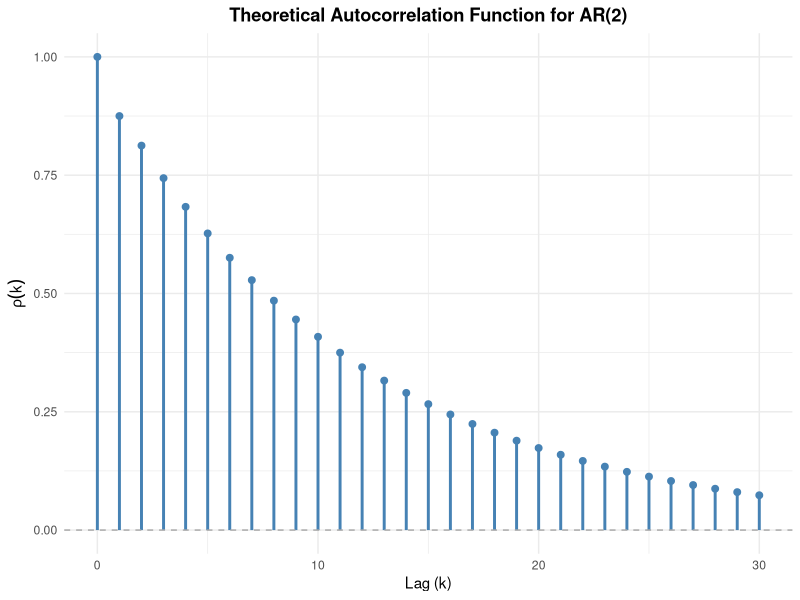
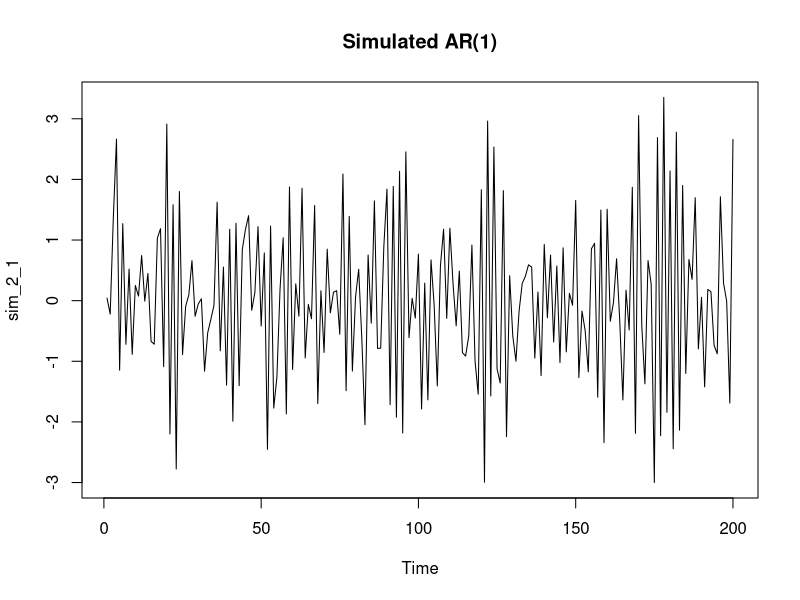
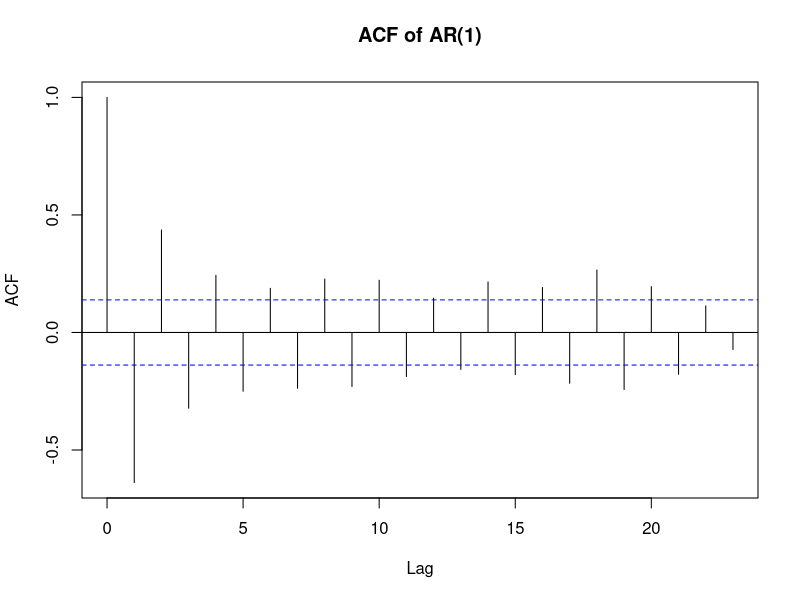
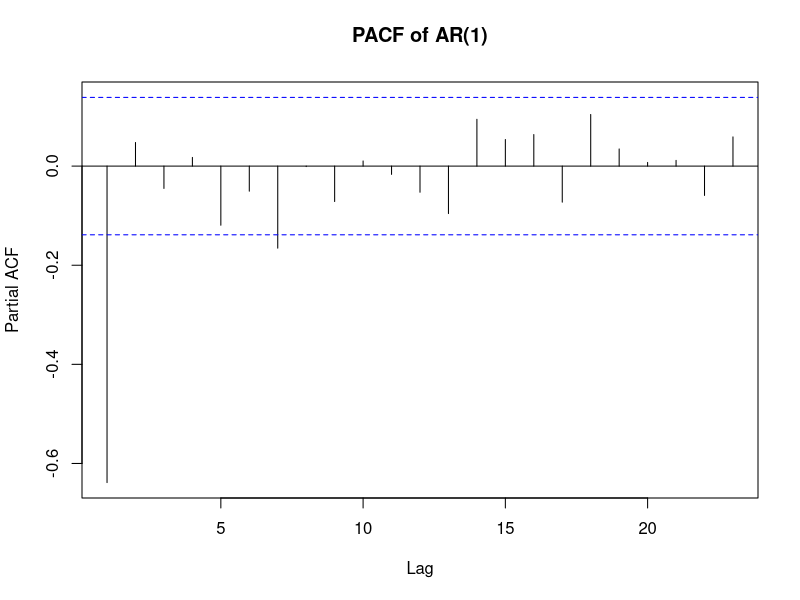
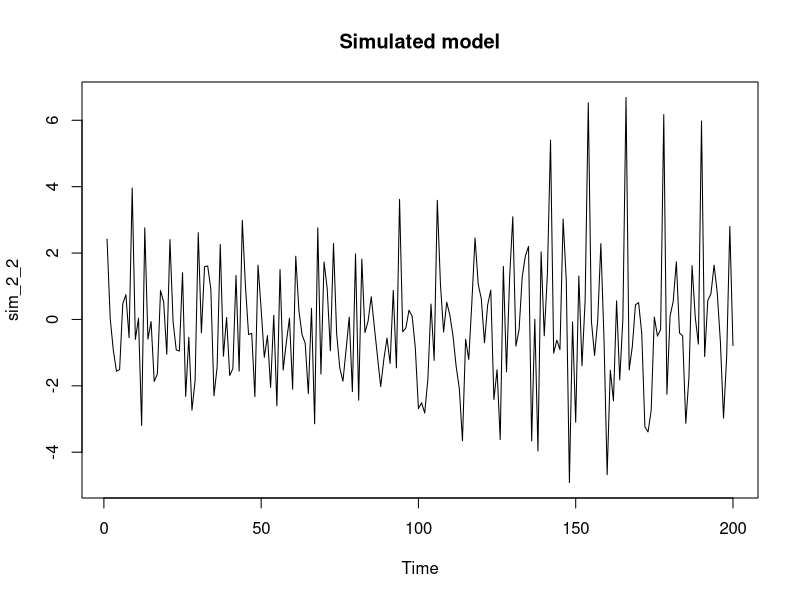
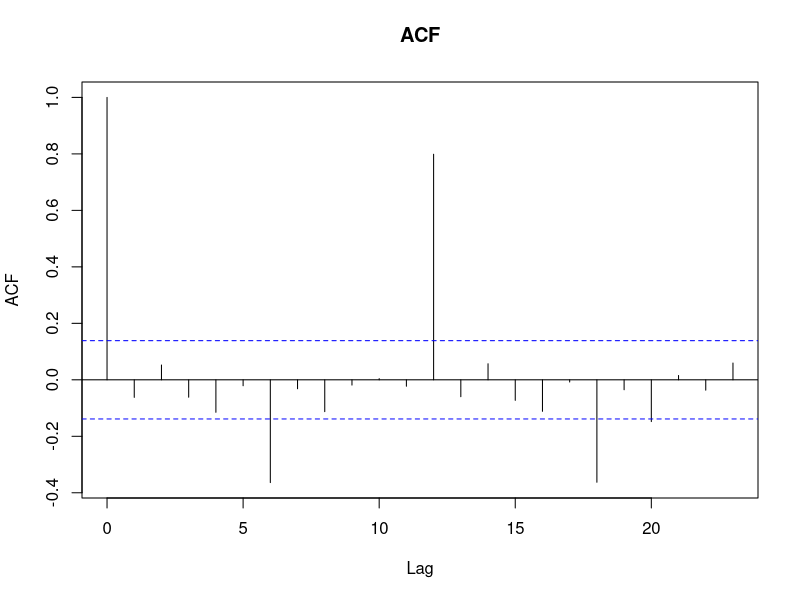
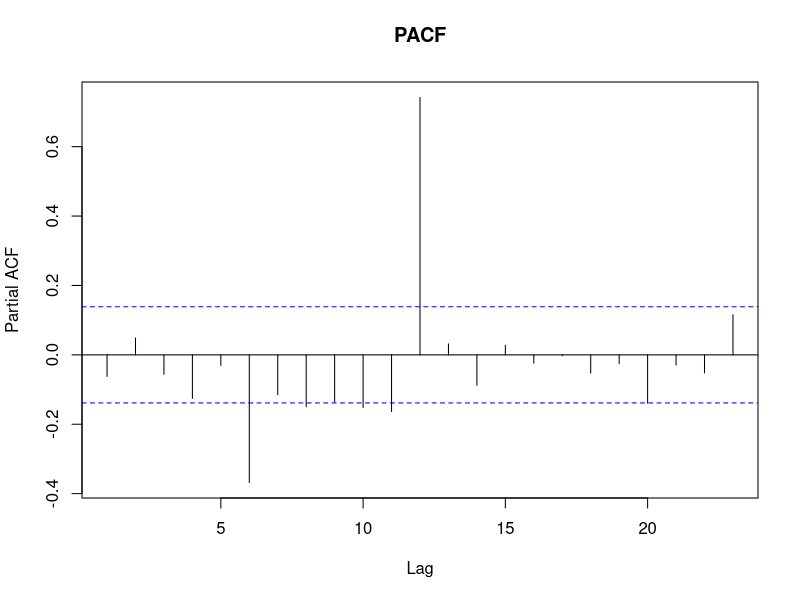
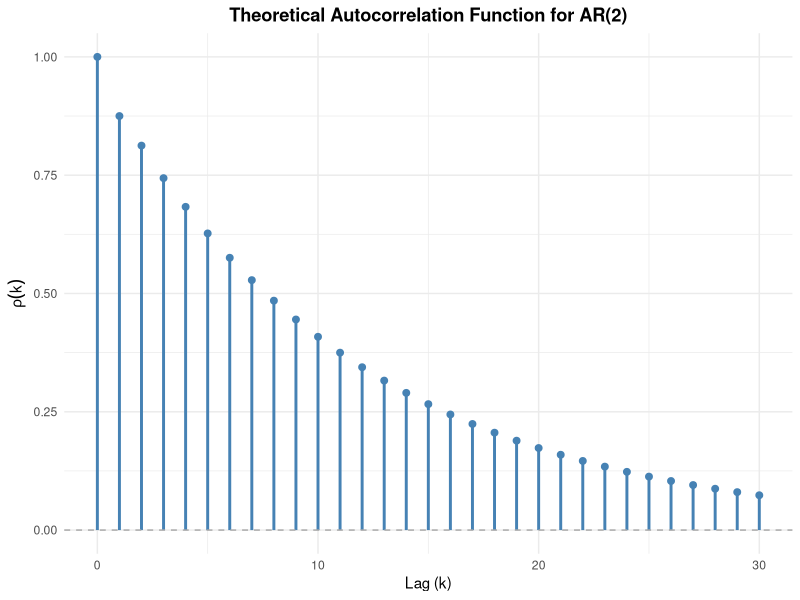

Write R code to recreate these figures, in order.
## ---- chunk 1
knitr::opts_chunk$set(echo = TRUE)
library(ggplot2)
## ---- chunk 2
# Input
phi_1 <- -0.7
phi_2 <- -0.2
n_lag = 30


rho <- numeric(n_lag +1)

# Calculate autocorrelation (1-indexed)
rho[1] = 1                            #k=0
rho[2] = -phi_1 / ( 1 + phi_2)        #k=1

#Calculate for k=2,...,30
for (k in 3:(n_lag + 1)) {
  rho[k] = -phi_1 * rho[k-1] - phi_2 * rho[k-2]
}

#df for ggplot
acf_df <- data.frame(
  lag = 0:n_lag,
  autocorrelation = rho
)


# plot - hjálp frá ai
acf_plot <- 
  ggplot(acf_df, aes(x = lag, y = autocorrelation)) +
  # vertical lines from y=0 to the rho value
  geom_segment(aes(xend = lag, yend = 0), color = "steelblue", linewidth = 1) + 
  # Add dots at the tips for a polished look
  geom_point(color = "steelblue", size = 2) + 
  # Add the dashed zero line
  geom_hline(yintercept = 0, linetype = "dashed", color = "darkgray") + 
  # Add labels and formatting
  labs(
    title = "Theoretical Autocorrelation Function for AR(2)",
    x = "Lag (k)",
    y = expression(rho(k))
  ) +
  theme_minimal() + # A clean, modern theme
  theme(plot.title = element_text(hjust = 0.5, face = "bold")) # Center the title

print(acf_plot)
ggsave("myndir/acf_plot.png", plot = acf_plot, width = 8, height = 5, dpi = 300)


## ---- chunk 3
sim_2_1 <- arima.sim(model = list(ar=-0.6), n=200) # -0.6 af thvi ad R vill hafa thetta a forminu [X_t = phi_1*X_{t-1} + epsilon] en vid gerum [X_t + phi_1 * X_{t-1} = epsilon]

plot(sim_2_1, main="Simulated AR(1)")
acf(sim_2_1, main="ACF of AR(1)")
pacf(sim_2_1, main="PACF of AR(1)")

 
png("myndir/plot_2_1.png", width = 2400, height = 1600, res = 300)


layout(matrix(c(1, 1, 2, 3), nrow = 2, byrow = TRUE))
plot(sim_2_1, main="Simulated AR(1)")
acf(sim_2_1, main="ACF of AR(1)")
pacf(sim_2_1, main="PACF of AR(1)")


dev.off()
## ---- chunk 4

sim_2_2 = arima.sim(model = list(ar = c(rep(0,11),0.9)), n=200)

plot(sim_2_2, main="Simulated model")
acf(sim_2_2, main="ACF")
pacf(sim_2_2, main="PACF")

png("myndir/plot_2_2.png", width = 2400, height = 1600, res = 300)


layout(matrix(c(1, 1, 2, 3), nrow = 2, byrow = TRUE))
plot(sim_2_2, main="Simulated model")
acf(sim_2_2, main="ACF")
pacf(sim_2_2, main="PACF")


dev.off()
